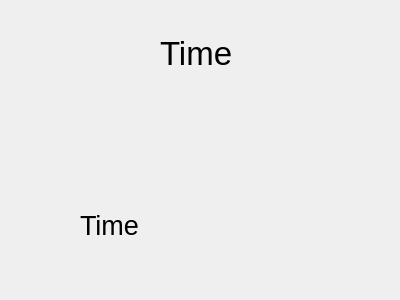
<?xml version="1.0" encoding="UTF-8"?>
<ui version="4.0">
 <class>TimeWindow</class>
 <widget class="QWidget" name="TimeWindow">
  <property name="geometry">
   <rect>
    <x>0</x>
    <y>0</y>
    <width>400</width>
    <height>300</height>
   </rect>
  </property>
  <property name="windowTitle">
   <string>Form</string>
  </property>
  <widget class="QLabel" name="Time">
   <property name="geometry">
    <rect>
     <x>80</x>
     <y>190</y>
     <width>300</width>
     <height>71</height>
    </rect>
   </property>
   <property name="font">
    <font>
     <pointsize>20</pointsize>
    </font>
   </property>
   <property name="text">
    <string>Time</string>
   </property>
  </widget>
  <widget class="QLabel" name="timetext">
   <property name="geometry">
    <rect>
     <x>160</x>
     <y>40</y>
     <width>133</width>
     <height>27</height>
    </rect>
   </property>
   <property name="font">
    <font>
     <pointsize>25</pointsize>
    </font>
   </property>
   <property name="text">
    <string>Time</string>
   </property>
  </widget>
 </widget>
 <resources/>
 <connections/>
</ui>
